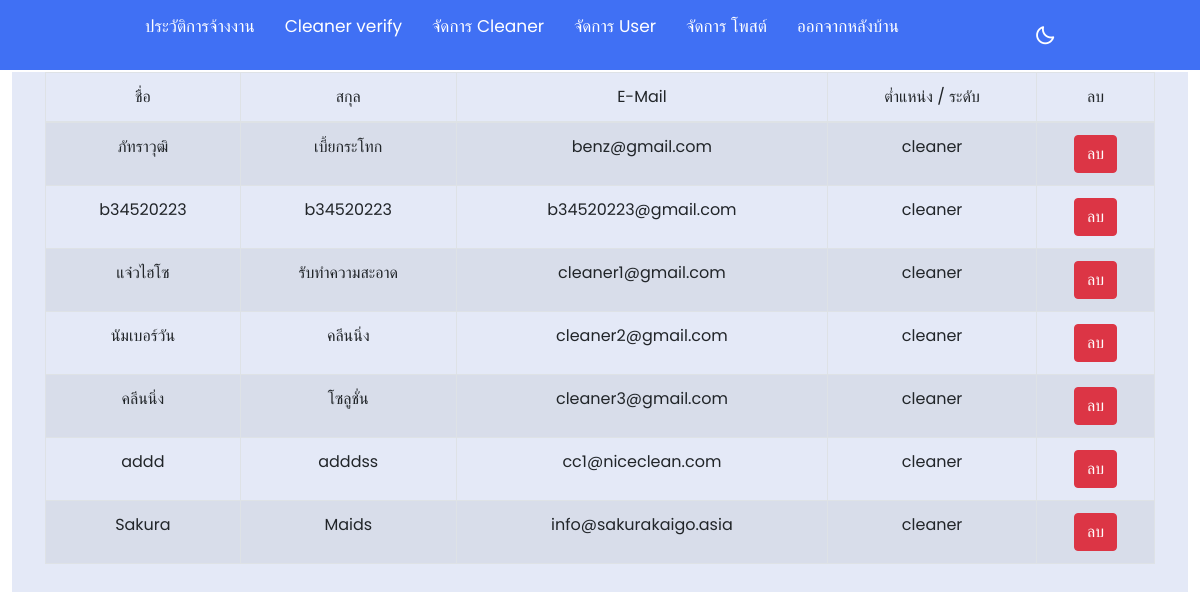
The page /own_admin/admin_cleanerediter.php on the database its author committed.
### tables this page shows
CREATE TABLE `users` (
  `user_id` int(11) NOT NULL,
  `firstname` varchar(255) NOT NULL,
  `lastname` varchar(255) NOT NULL,
  `birthdate` varchar(10) NOT NULL,
  `gender` varchar(6) NOT NULL,
  `email` varchar(255) NOT NULL,
  `password` varchar(255) NOT NULL,
  `phone` varchar(20) NOT NULL,
  `lineID` varchar(20) DEFAULT NULL,
  `img` varchar(255) NOT NULL,
  `urole` varchar(7) NOT NULL,
  `verify` tinyint(1) DEFAULT NULL COMMENT '0 =ยังไม่ยืนยันแล้ว 1=ยืนยัน',
  `created_at` timestamp NOT NULL DEFAULT current_timestamp(),
  `updated_at` timestamp NOT NULL DEFAULT current_timestamp() ON UPDATE current_timestamp()
);

### own_admin/admin_cleanerediter.php (the view, shortened to what this page needs)
<?php
    require_once("../config/db.php");
?>
<!DOCTYPE html>
<html lang="en">
<head>
    <link rel="stylesheet" href="style.css">
    <link href='https://unpkg.com/boxicons@2.1.1/css/boxicons.min.css' rel='stylesheet'>
    <link rel="stylesheet" href="https://cdn.jsdelivr.net/npm/bootstrap@4.5.3/dist/css/bootstrap.min.css">
</head>
<body>
    <nav>
        <div class="nav-bar">
            <div class="menu">
                <ul class="nav-links">
                    <li id="btnreport"><a href="admin_report.php">ประวัติการจ้างงาน</a></li>
                    <li id="btnmain"><a href="admin_main.php">Cleaner verify</a></li>
                    <li id="btneditcleaner"><a href="admin_cleanerediter.php">จัดการ Cleaner</a></li>
                    <li id="btnedituser"><a href="admin_userediter.php">จัดการ User</a></li>
                    <li id="btneditpost"><a href="admin_postedit.php">จัดการ โพสต์</a></li>
                    <li><a href="https://isrmuti.com/niceclean/index.php">ออกจากหลังบ้าน</a></li>
                </ul>
            </div>
            <div class="darkLight-searchBox">
                <div class="dark-light">
                    <i class='bx bx-moon moon'></i>
                </div>
                   </div>
                </div>
    </nav>
<div class="home">
    <div class="container text-center">
        <table class="table table-striped table-bordered table-hover">
            <thead>
                <tr>
                    <td>ชื่อ</td>
                    <td>สกุล</td>
                    <td>E-Mail</td>
                    <td>ต่ำแหน่ง / ระดับ</td>
                    <td>ลบ</td>
                </tr>
            </thead>
            <tbody>
                <?php
                    $select_stmt = $conn->prepare('SELECT * FROM users WHERE urole = "cleaner"');
                    $select_stmt->execute();
                    while ($row = $select_stmt->fetch(PDO::FETCH_ASSOC)) {
                ?>
                    <tr>
                        <td><?php echo $row['firstname']; ?></td>
                        <td><?php echo $row['lastname']; ?></td>
                        <td><?php echo $row['email']; ?></td>
                        <td><?php echo $row['urole']; ?></td>
                        <td><a href="?delete_id=<?php echo $row['user_id']; ?>" class="btn btn-danger">ลบ</a></td>
                    </tr>
                <?php } ?>
            </tbody>
        </table>
    </div>
</div>
</body>
</html>

### own_admin/style.css (style rules this page uses)
* { margin: 0; padding: 0; box-sizing: border-box; font-family: 'Poppins', sans-serif; transition: all 0.4s ease;; }
:root { --body-color: #E4E9F7; --nav-color: #4070F4; --side-nav: #010718; --text-color: #FFF; --search-bar: #F2F2F2; --search-text: #010718; }
body { height: 100vh; background-color: var(--body-color); }
nav { position: fixed; top: 0; left: 0; height: 70px; width: 100%; background-color: var(--nav-color); z-index: 100; }
nav .nav-bar { position: relative; height: 100%; max-width: 1000px; width: 100%; background-color: var(--nav-color); margin: 0 auto; padding: 0 30px; display: flex; align-items: center; justify-content: space-between; }
.nav-bar .nav-links { display: flex; align-items: center; }
.nav-bar .nav-links li { margin: 0 5px; list-style: none; }
.nav-links li a { position: relative; font-size: 17px; font-weight: 400; color: var(--text-color); text-decoration: none; padding: 10px; }
.nav-links li a::before { content: ''; position: absolute; left: 50%; bottom: 0; transform: translateX(-50%); height: 6px; width: 6px; border-radius: 50%; background-color: var(--text-color); opacity: 0; transition: all 0.3s ease; }
.nav-bar .darkLight-searchBox { display: flex; align-items: center; }
.darkLight-searchBox .dark-light, .darkLight-searchBox .searchToggle { height: 40px; width: 40px; display: flex; align-items: center; justify-content: center; margin: 0 5px; }
.dark-light i, .searchToggle i { position: absolute; color: var(--text-color); font-size: 22px; cursor: pointer; transition: all 0.3s ease; }
.home { position: relative; top: 9%; left: 1%; height: 100%; width: 98%; background-color: var(--body-color); transition: var(--tran-05); }

### rows shown on the page
users: firstname "ภัทราวุฒิ", lastname "เบี้ยกระโทก", email "benz@gmail.com", urole "cleaner"
users: firstname "b34520223", lastname "b34520223", email "b34520223@gmail.com", urole "cleaner"
users: firstname "แจ๋วไฮโซ", lastname "รับทำความสะอาด", email "cleaner1@gmail.com", urole "cleaner"
users: firstname "นัมเบอร์วัน", lastname "คลีนนิ่ง", email "cleaner2@gmail.com", urole "cleaner"
users: firstname "คลีนนิ่ง", lastname "โซลูชั่น", email "cleaner3@gmail.com", urole "cleaner"
users: firstname "addd", lastname "adddss", email "cc1@niceclean.com", urole "cleaner"
users: firstname "Sakura", lastname "Maids", email "info@sakurakaigo.asia", urole "cleaner"
